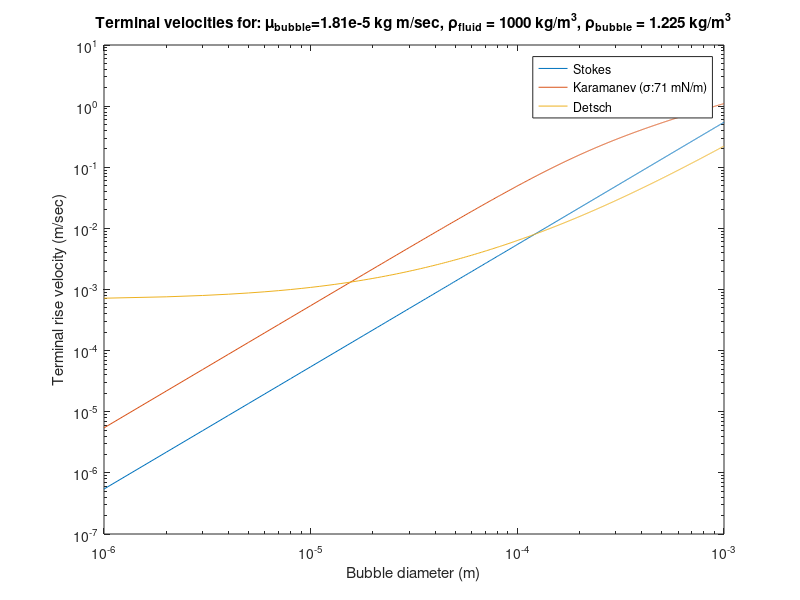

MATLAB code for this plot:
    clear all
close all
clc
%% Initialisation
% Initialising parameters from params array
        
rho_p = 1.225;
rho_f = 1000;
mu    = 1e-3;
r = linspace(1e-6,1e-3,1000).*0.5;
g = 9.81;
sigma = 71e-3;
%% Terminal velocity expression by Stokes
for i=1:length(r)
    Ut_stokes(i) = (g * (2*r(i))^2 * abs(rho_p - rho_f)) / (18 * mu); 
end

%% Terminal velocity expression by Karamanev

% Part 1) Calculate Archimedes number first
for i=1:length(r)
    Ar = (2*r(i))^3 * g *abs(rho_p - rho_f) * rho_f / mu^2;
    if Ar > 13000
        Cd = 0.95;
    else
        Cd =  (432/Ar) * (1 + (0.047 * (Ar^(2/3)))) + (0.517/(1 + (154 * (Ar^(-1/3))))) ;
    end

    % Part 2) Calculate d_e/d_h
    Eo = g * (rho_f - rho_p) * (2*r(i))^2 / sigma;
    if Eo > 40
        debydh = 0.62;
    else
        debydh = (1 + 0.163 * (Eo^0.757))^(-1/3);
    end

    % Part 3) Calculate the terminal velocity from the expression of D. G.
    % Karamanev
    V = (4/3) * pi * r(i)^3;                                   % Volume of the bubble in consideration
    Ut_karamanev(i) = 40.3 * (debydh) * (V^(1/3) / Cd)^0.5;
end

%% Terminal velocity expression by Detsch for seawater and pure water

for i=1:length(r)
    
    d = 2*r(i)*1e6;
            
    % Terminal velocity expression by Stokes
    Ut_detsch_pure(i) = abs(((6.82e-2) + (3.82e-3 * d) + (1.83e-5 * d^2))*0.01);
%     Ut_detsch_sea(i)  = abs(((-4.17e-1) + (1.12e-2 * d) + (1.42e-6 * d^2))*0.01);

end





%% Plotting

figure(1)
loglog(r.*2,Ut_stokes)
hold all
loglog (r.*2,Ut_karamanev)
loglog (r.*2,Ut_detsch_pure)
xlabel('Bubble diameter (m)')
ylabel('Terminal rise velocity (m/sec)')
legend('Stokes','Karamanev (\sigma:71 mN/m)','Detsch')
title('Terminal velocities for: \mu_{bubble}=1.81e-5 kg m/sec, \rho_{fluid} = 1000 kg/m^3, \rho_{bubble} = 1.225 kg/m^3')
% loglog (r.*2,Ut_detsch_sea)





